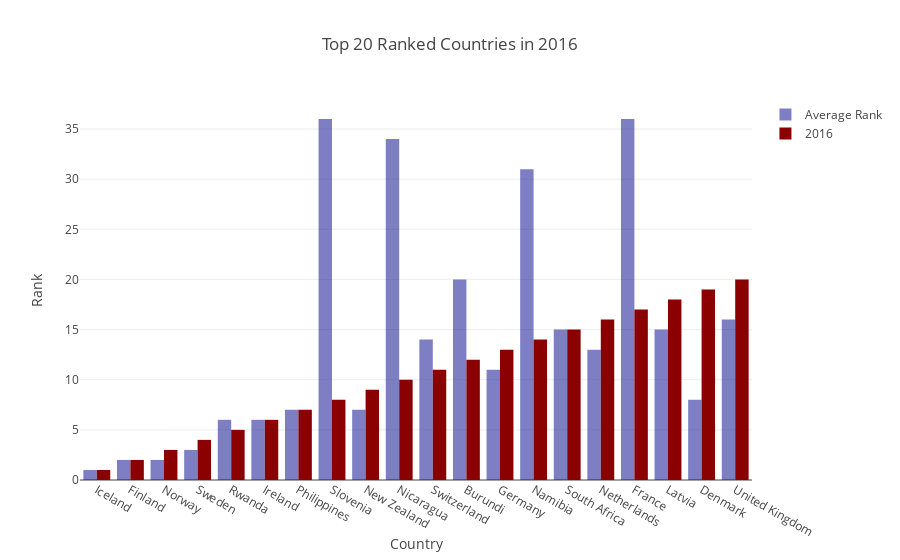

Write notebook code for a chart like this one.
### Code cell
bar2015=go.Bar(x=overall_ranked_top20['Country Name'], 
               y=overall_ranked_top20['Average Rank'], 
               marker=dict(color='darkblue'),
               opacity=0.5,
              name='Average Rank')

bar2016=go.Bar(x=overall_ranked_top20['Country Name'], 
               y=overall_ranked_top20['2016'], 
               marker=dict(color='darkred'),
              name='2016')

bars=[bar2015,bar2016]

fig={'data': bars,'layout':{'title':'Top 20 Ranked Countries in 2016', 
                            'xaxis':{'title':'Country'},
                            'yaxis':{'title':'Rank'}}}

iplot(fig)

### Figure 1 — Plotly figure (JSON) as saved in the notebook; plotly's stock layout.template omitted (floating-point values rounded to 4 significant figures)
{"data": [{"marker": {"color": "darkblue"}, "name": "Average Rank", "opacity": 0.5, "type": "bar", "x": ["Iceland", "Finland", "Norway", "Sweden", "Rwanda", "Ireland", "Philippines", "Slovenia", "New Zealand", "Nicaragua", "Switzerland", "Burundi", "Germany", "Namibia", "South Africa", "Netherlands", "France", "Latvia", "Denmark", "United Kingdom"], "y": [1, 2, 2, 3, 6, 6, 7, 36, 7, 34, 14, 20, 11, 31, 15, 13, 36, 15, 8, 16]}, {"marker": {"color": "darkred"}, "name": "2016", "type": "bar", "x": ["Iceland", "Finland", "Norway", "Sweden", "Rwanda", "Ireland", "Philippines", "Slovenia", "New Zealand", "Nicaragua", "Switzerland", "Burundi", "Germany", "Namibia", "South Africa", "Netherlands", "France", "Latvia", "Denmark", "United Kingdom"], "y": [1, 2, 3, 4, 5, 6, 7, 8, 9, 10, 11, 12, 13, 14, 15, 16, 17, 18, 19, 20]}], "layout": {"title": "Top 20 Ranked Countries in 2016", "xaxis": {"title": "Country"}, "yaxis": {"title": "Rank"}}}
